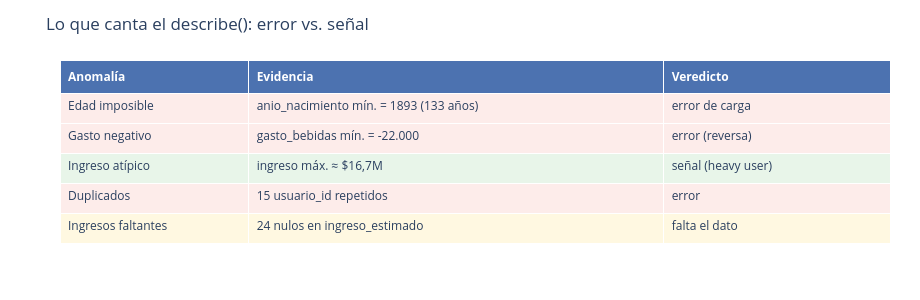

Notebook cell for this chart:
### Markdown cell above
## 2 · Datos — *Data Understanding*

**Qué buscar:** ¿se puede confiar en lo que nos dieron?  
**Por qué:** si entrenás con basura, los grupos salen de la basura.  
**Qué encontramos:** el `describe()` canta tres anomalías + duplicados + faltantes.

### Code cell
df=pd.read_csv('usuarios_pedidosya.csv')
gastos=['gasto_restaurantes','gasto_mercados','gasto_bebidas','gasto_farmacia','gasto_kioscos','gasto_premium']
tr=pd.DataFrame({'Anomalía':['Edad imposible','Gasto negativo','Ingreso atípico','Duplicados','Ingresos faltantes'],
  'Evidencia':['anio_nacimiento mín. = 1893 (133 años)','gasto_bebidas mín. = -22.000','ingreso máx. ≈ $16,7M','15 usuario_id repetidos','24 nulos en ingreso_estimado'],
  'Veredicto':['error de carga','error (reversa)','señal (heavy user)','error','falta el dato']})
fig=go.Figure(data=[go.Table(columnwidth=[1,2.2,1.2],
  header=dict(values=['<b>'+c+'</b>' for c in tr.columns],fill_color='#4C72B0',font=dict(color='white',size=12),align='left',height=30),
  cells=dict(values=[tr[c] for c in tr.columns],fill_color=[['#fdecea','#fdecea','#e8f5e9','#fdecea','#fff8e1']],align='left',height=30,font=dict(size=12)))])
fig.update_layout(title='Lo que canta el describe(): error vs. señal'); fijar(fig,300); fig.show()

### Figure 1 — Plotly figure (JSON) as saved in the notebook; plotly's stock layout.template omitted (floating-point values rounded to 4 significant figures)
{"data": [{"cells": {"align": "left", "fill": {"color": [["#fdecea", "#fdecea", "#e8f5e9", "#fdecea", "#fff8e1"]]}, "font": {"size": 12}, "height": 30, "values": [["Edad imposible", "Gasto negativo", "Ingreso atípico", "Duplicados", "Ingresos faltantes"], ["anio_nacimiento mín. = 1893 (133 años)", "gasto_bebidas mín. = -22.000", "ingreso máx. ≈ $16,7M", "15 usuario_id repetidos", "24 nulos en ingreso_estimado"], ["error de carga", "error (reversa)", "señal (heavy user)", "error", "falta el dato"]]}, "columnwidth": [1, 2.2, 1.2], "header": {"align": "left", "fill": {"color": "#4C72B0"}, "font": {"color": "white", "size": 12}, "height": 30, "values": ["<b>Anomalía</b>", "<b>Evidencia</b>", "<b>Veredicto</b>"]}, "type": "table"}], "layout": {"autosize": false, "height": 300, "margin": {"b": 40, "l": 60, "r": 30, "t": 60}, "title": {"text": "Lo que canta el describe(): error vs. señal"}, "width": 920}}
